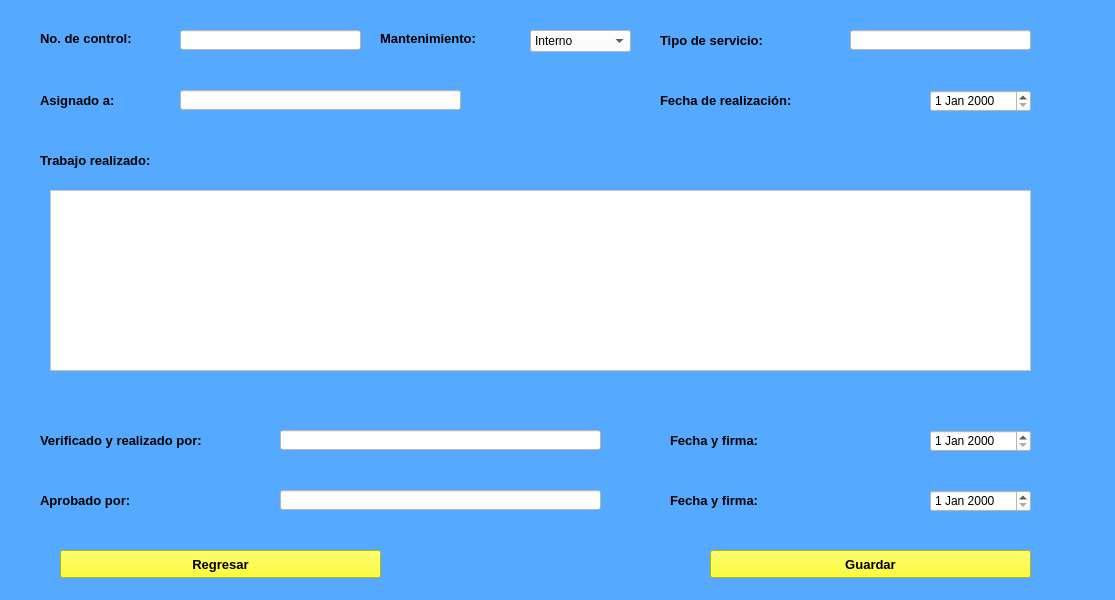
<?xml version="1.0" encoding="UTF-8"?>
<ui version="4.0">
 <class>AsignarOrdenDeTrabajo</class>
 <widget class="QMainWindow" name="AsignarOrdenDeTrabajo">
  <property name="geometry">
   <rect>
    <x>0</x>
    <y>0</y>
    <width>1115</width>
    <height>600</height>
   </rect>
  </property>
  <property name="windowTitle">
   <string>MainWindow</string>
  </property>
  <property name="styleSheet">
   <string notr="true">QWidget{
	background-color: rgb(85, 170, 255);
}
QPushButton{
	background-color: rgb(255, 255, 0);
}</string>
  </property>
  <widget class="QWidget" name="centralwidget">
   <widget class="QLabel" name="label_10">
    <property name="geometry">
     <rect>
      <x>40</x>
      <y>30</y>
      <width>131</width>
      <height>16</height>
     </rect>
    </property>
    <property name="font">
     <font>
      <pointsize>10</pointsize>
      <weight>75</weight>
      <bold>true</bold>
     </font>
    </property>
    <property name="text">
     <string>No. de control:</string>
    </property>
   </widget>
   <widget class="QLabel" name="label_11">
    <property name="geometry">
     <rect>
      <x>40</x>
      <y>90</y>
      <width>111</width>
      <height>21</height>
     </rect>
    </property>
    <property name="font">
     <font>
      <pointsize>10</pointsize>
      <weight>75</weight>
      <bold>true</bold>
     </font>
    </property>
    <property name="text">
     <string>Asignado a:</string>
    </property>
   </widget>
   <widget class="QLineEdit" name="lineEdit_7">
    <property name="geometry">
     <rect>
      <x>180</x>
      <y>30</y>
      <width>181</width>
      <height>20</height>
     </rect>
    </property>
    <property name="styleSheet">
     <string notr="true">background-color: rgb(255, 255, 255);</string>
    </property>
   </widget>
   <widget class="QLineEdit" name="lineEdit_8">
    <property name="geometry">
     <rect>
      <x>180</x>
      <y>90</y>
      <width>281</width>
      <height>20</height>
     </rect>
    </property>
    <property name="styleSheet">
     <string notr="true">background-color: rgb(255, 255, 255);</string>
    </property>
   </widget>
   <widget class="QLabel" name="label_12">
    <property name="geometry">
     <rect>
      <x>380</x>
      <y>30</y>
      <width>141</width>
      <height>16</height>
     </rect>
    </property>
    <property name="font">
     <font>
      <pointsize>10</pointsize>
      <weight>75</weight>
      <bold>true</bold>
     </font>
    </property>
    <property name="text">
     <string>Mantenimiento:</string>
    </property>
   </widget>
   <widget class="QComboBox" name="comboBox">
    <property name="geometry">
     <rect>
      <x>530</x>
      <y>30</y>
      <width>101</width>
      <height>22</height>
     </rect>
    </property>
    <property name="styleSheet">
     <string notr="true">background-color: rgb(255, 255, 255);</string>
    </property>
    <item>
     <property name="text">
      <string>Interno</string>
     </property>
    </item>
    <item>
     <property name="text">
      <string>Externo</string>
     </property>
    </item>
   </widget>
   <widget class="QLabel" name="label_13">
    <property name="geometry">
     <rect>
      <x>660</x>
      <y>30</y>
      <width>141</width>
      <height>21</height>
     </rect>
    </property>
    <property name="font">
     <font>
      <pointsize>10</pointsize>
      <weight>75</weight>
      <bold>true</bold>
     </font>
    </property>
    <property name="text">
     <string>Tipo de servicio:</string>
    </property>
   </widget>
   <widget class="QLabel" name="label_14">
    <property name="geometry">
     <rect>
      <x>660</x>
      <y>90</y>
      <width>181</width>
      <height>21</height>
     </rect>
    </property>
    <property name="font">
     <font>
      <pointsize>10</pointsize>
      <weight>75</weight>
      <bold>true</bold>
     </font>
    </property>
    <property name="text">
     <string>Fecha de realización:</string>
    </property>
   </widget>
   <widget class="QLineEdit" name="lineEdit_10">
    <property name="geometry">
     <rect>
      <x>850</x>
      <y>30</y>
      <width>181</width>
      <height>20</height>
     </rect>
    </property>
    <property name="styleSheet">
     <string notr="true">background-color: rgb(255, 255, 255);</string>
    </property>
   </widget>
   <widget class="QLabel" name="label_15">
    <property name="geometry">
     <rect>
      <x>40</x>
      <y>150</y>
      <width>161</width>
      <height>21</height>
     </rect>
    </property>
    <property name="font">
     <font>
      <pointsize>10</pointsize>
      <weight>75</weight>
      <bold>true</bold>
     </font>
    </property>
    <property name="text">
     <string>Trabajo realizado:</string>
    </property>
   </widget>
   <widget class="QPlainTextEdit" name="plainTextEdit">
    <property name="geometry">
     <rect>
      <x>50</x>
      <y>190</y>
      <width>981</width>
      <height>181</height>
     </rect>
    </property>
    <property name="styleSheet">
     <string notr="true">QPlainTextEdit{
	background-color: rgb(255,255,255);
}</string>
    </property>
   </widget>
   <widget class="QLabel" name="label_16">
    <property name="geometry">
     <rect>
      <x>40</x>
      <y>430</y>
      <width>231</width>
      <height>21</height>
     </rect>
    </property>
    <property name="font">
     <font>
      <pointsize>10</pointsize>
      <weight>75</weight>
      <bold>true</bold>
     </font>
    </property>
    <property name="text">
     <string>Verificado y realizado por:</string>
    </property>
   </widget>
   <widget class="QLabel" name="label_17">
    <property name="geometry">
     <rect>
      <x>40</x>
      <y>490</y>
      <width>231</width>
      <height>21</height>
     </rect>
    </property>
    <property name="font">
     <font>
      <pointsize>10</pointsize>
      <weight>75</weight>
      <bold>true</bold>
     </font>
    </property>
    <property name="text">
     <string>Aprobado por: </string>
    </property>
   </widget>
   <widget class="QDateEdit" name="dateEdit_4">
    <property name="geometry">
     <rect>
      <x>930</x>
      <y>90</y>
      <width>101</width>
      <height>22</height>
     </rect>
    </property>
    <property name="styleSheet">
     <string notr="true">background-color: rgb(255, 255, 255);</string>
    </property>
   </widget>
   <widget class="QLabel" name="label_18">
    <property name="geometry">
     <rect>
      <x>670</x>
      <y>430</y>
      <width>121</width>
      <height>21</height>
     </rect>
    </property>
    <property name="font">
     <font>
      <pointsize>10</pointsize>
      <weight>75</weight>
      <bold>true</bold>
     </font>
    </property>
    <property name="text">
     <string>Fecha y firma:</string>
    </property>
   </widget>
   <widget class="QLabel" name="label_19">
    <property name="geometry">
     <rect>
      <x>670</x>
      <y>490</y>
      <width>121</width>
      <height>21</height>
     </rect>
    </property>
    <property name="font">
     <font>
      <pointsize>10</pointsize>
      <weight>75</weight>
      <bold>true</bold>
     </font>
    </property>
    <property name="text">
     <string>Fecha y firma:</string>
    </property>
   </widget>
   <widget class="QDateEdit" name="dateEdit_5">
    <property name="geometry">
     <rect>
      <x>930</x>
      <y>430</y>
      <width>101</width>
      <height>22</height>
     </rect>
    </property>
    <property name="styleSheet">
     <string notr="true">background-color: rgb(255, 255, 255);</string>
    </property>
   </widget>
   <widget class="QDateEdit" name="dateEdit_6">
    <property name="geometry">
     <rect>
      <x>930</x>
      <y>490</y>
      <width>101</width>
      <height>22</height>
     </rect>
    </property>
    <property name="styleSheet">
     <string notr="true">background-color: rgb(255, 255, 255);</string>
    </property>
   </widget>
   <widget class="QLineEdit" name="lineEdit_9">
    <property name="geometry">
     <rect>
      <x>280</x>
      <y>430</y>
      <width>321</width>
      <height>20</height>
     </rect>
    </property>
    <property name="styleSheet">
     <string notr="true">background-color: rgb(255, 255, 255);</string>
    </property>
   </widget>
   <widget class="QLineEdit" name="lineEdit_11">
    <property name="geometry">
     <rect>
      <x>280</x>
      <y>490</y>
      <width>321</width>
      <height>20</height>
     </rect>
    </property>
    <property name="styleSheet">
     <string notr="true">background-color: rgb(255, 255, 255);</string>
    </property>
   </widget>
   <widget class="QPushButton" name="pushButton_3">
    <property name="geometry">
     <rect>
      <x>60</x>
      <y>550</y>
      <width>321</width>
      <height>28</height>
     </rect>
    </property>
    <property name="font">
     <font>
      <pointsize>10</pointsize>
      <weight>75</weight>
      <bold>true</bold>
     </font>
    </property>
    <property name="text">
     <string>Regresar</string>
    </property>
   </widget>
   <widget class="QPushButton" name="pushButton_4">
    <property name="geometry">
     <rect>
      <x>710</x>
      <y>550</y>
      <width>321</width>
      <height>28</height>
     </rect>
    </property>
    <property name="font">
     <font>
      <pointsize>10</pointsize>
      <weight>75</weight>
      <bold>true</bold>
     </font>
    </property>
    <property name="text">
     <string>Guardar</string>
    </property>
   </widget>
  </widget>
 </widget>
 <resources/>
 <connections/>
</ui>
